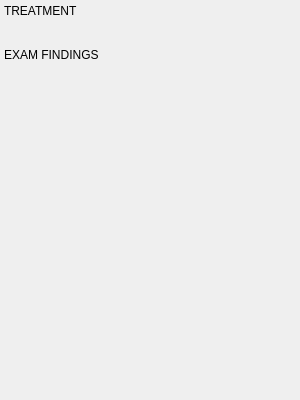
<?xml version="1.0" encoding="UTF-8"?>
<ui version="4.0">
 <class>PhotoagingInfo</class>
 <widget class="QWidget" name="PhotoagingInfo">
  <property name="geometry">
   <rect><x>0</x><y>0</y><width>300</width><height>400</height></rect>
  </property>
  <layout class="QVBoxLayout" name="mainLayout">
   <property name="leftMargin"><number>4</number></property>
   <property name="topMargin"><number>4</number></property>
   <property name="rightMargin"><number>4</number></property>
   <property name="bottomMargin"><number>4</number></property>
   <property name="spacing"><number>6</number></property>
   <item>
    <widget class="QLabel" name="lbl_treatment_section">
     <property name="text"><string>TREATMENT</string></property>
    </widget>
   </item>
   <item>
    <widget class="EditableInfoCard" name="card_medication">
     <property name="title" stdset="0"><string>Medication</string></property>
    </widget>
   </item>
   <item>
    <widget class="EditableInfoCard" name="card_goals">
     <property name="title" stdset="0"><string>Skin Goals</string></property>
    </widget>
   </item>
   <item>
    <widget class="EditableInfoCard" name="card_retinoid">
     <property name="title" stdset="0"><string>Retinoid History</string></property>
    </widget>
   </item>
   <item>
    <widget class="QWidget" name="separator1">
     <property name="maximumSize"><size><width>16777215</width><height>1</height></size></property>
     <property name="styleSheet"><string>background-color: #2e4066;</string></property>
    </widget>
   </item>
   <item>
    <widget class="QLabel" name="lbl_exam_section">
     <property name="text"><string>EXAM FINDINGS</string></property>
    </widget>
   </item>
   <item>
    <widget class="ChipGroup" name="exam_chips"/>
   </item>
   <item>
    <spacer name="bottomSpacer"><property name="orientation"><enum>Qt::Vertical</enum></property><property name="sizeHint" stdset="0"><size><width>20</width><height>40</height></size></property></spacer>
   </item>
  </layout>
 </widget>
 <customwidgets>
  <customwidget>
   <class>EditableInfoCard</class>
   <extends>QWidget</extends>
   <header>emr_assist.ui.widgets</header>
  </customwidget>
  <customwidget>
   <class>ChipGroup</class>
   <extends>QWidget</extends>
   <header>emr_assist.ui.widgets</header>
  </customwidget>
 </customwidgets>
 <resources/>
 <connections/>
</ui>
